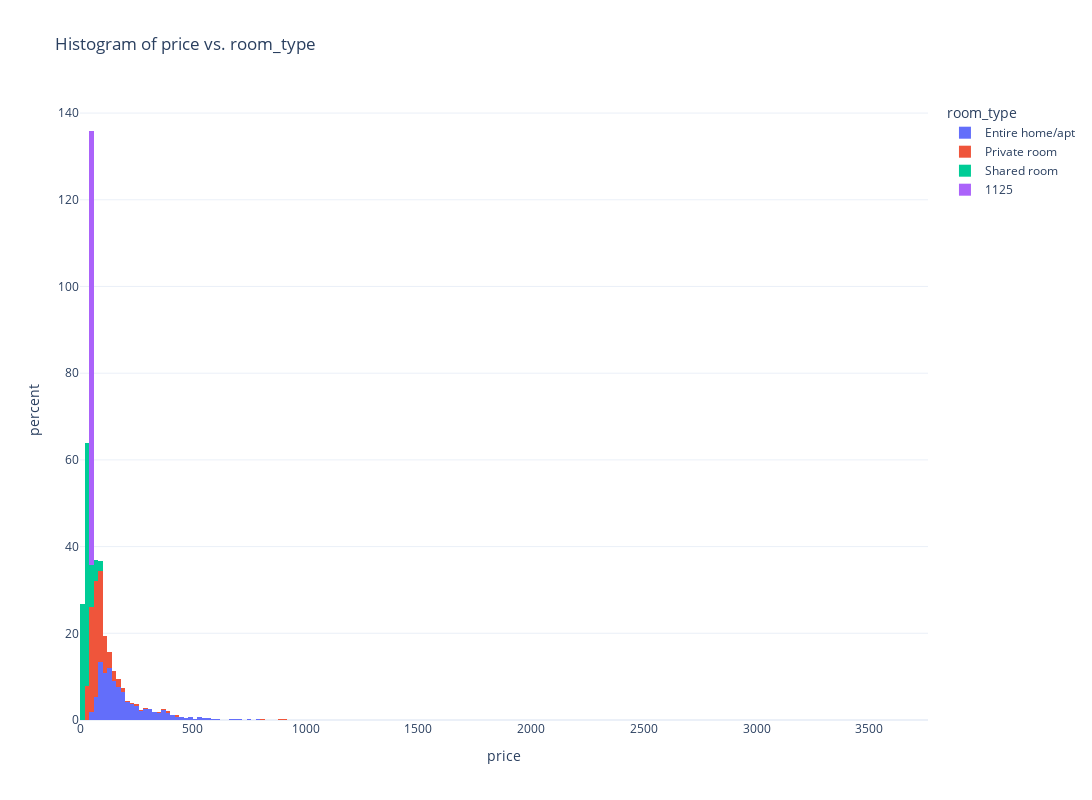

Notebook source saved alongside this figure:
### Code cell
fig = px.histogram(listings.dropna(subset=['room_type'], axis=0), 
                   x='price', 
                   histnorm='percent',
                   color='room_type',
                   title='Histogram of price vs. room_type')
fig.show()

### Figure 1 — Plotly figure (JSON) as saved in the notebook; plotly's stock layout.template omitted (floating-point values rounded to 4 significant figures; data arrays with more than 128 entries replaced by an {"elided": "..."} marker saying what was removed)
{"data": [{"alignmentgroup": "True", "bingroup": "x", "histnorm": "percent", "hovertemplate": "room_type=Entire home/apt<br>price=%{x}<br>percent=%{y}<extra></extra>", "legendgroup": "Entire home/apt", "marker": {"color": "#636efa"}, "name": "Entire home/apt", "offsetgroup": "Entire home/apt", "orientation": "v", "showlegend": true, "type": "histogram", "visible": true, "x": {"elided": "3386 int values"}, "xaxis": "x", "yaxis": "y"}, {"alignmentgroup": "True", "bingroup": "x", "histnorm": "percent", "hovertemplate": "room_type=Private room<br>price=%{x}<br>percent=%{y}<extra></extra>", "legendgroup": "Private room", "marker": {"color": "#EF553B"}, "name": "Private room", "offsetgroup": "Private room", "orientation": "v", "showlegend": true, "type": "histogram", "visible": true, "x": {"elided": "668 int values"}, "xaxis": "x", "yaxis": "y"}, {"alignmentgroup": "True", "bingroup": "x", "histnorm": "percent", "hovertemplate": "room_type=Shared room<br>price=%{x}<br>percent=%{y}<extra></extra>", "legendgroup": "Shared room", "marker": {"color": "#00cc96"}, "name": "Shared room", "offsetgroup": "Shared room", "orientation": "v", "showlegend": true, "type": "histogram", "visible": true, "x": [75, 25, 55, 55, 40, 55, 20, 80, 60, 23, 23, 32, 34, 35, 32, 32, 28, 28, 23, 23, 21, 20, 23, 23, 19, 19, 19, 19, 19, 21, 19, 19, 19, 19, 19, 19, 32, 32, 32, 32, 32], "xaxis": "x", "yaxis": "y"}, {"alignmentgroup": "True", "bingroup": "x", "histnorm": "percent", "hovertemplate": "room_type=1125<br>price=%{x}<br>percent=%{y}<extra></extra>", "legendgroup": "1125", "marker": {"color": "#ab63fa"}, "name": "1125", "offsetgroup": "1125", "orientation": "v", "showlegend": true, "type": "histogram", "visible": true, "x": [43], "xaxis": "x", "yaxis": "y"}], "layout": {"barmode": "relative", "height": 800, "legend": {"title": {"text": "room_type"}, "tracegroupgap": 0}, "title": {"text": "Histogram of price vs. room_type"}, "width": 1200, "xaxis": {"anchor": "y", "autorange": true, "domain": [0, 1], "range": [-0.5, 3760.0], "title": {"text": "price"}, "type": "linear"}, "yaxis": {"anchor": "x", "autorange": true, "domain": [0, 1], "range": [0, 143.0], "title": {"text": "percent"}}}}
